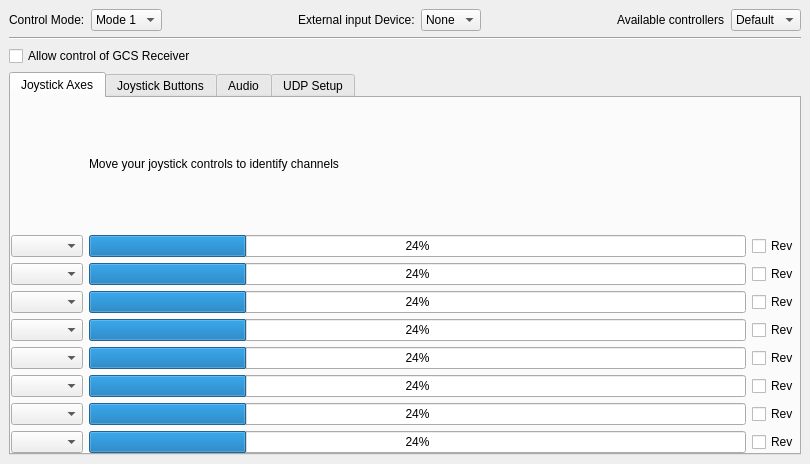
<?xml version="1.0" encoding="UTF-8"?>
<ui version="4.0">
 <class>GCSControlGadgetOptionsPage</class>
 <widget class="QWidget" name="GCSControlGadgetOptionsPage">
  <property name="geometry">
   <rect>
    <x>0</x>
    <y>0</y>
    <width>810</width>
    <height>464</height>
   </rect>
  </property>
  <property name="sizePolicy">
   <sizepolicy hsizetype="Expanding" vsizetype="Expanding">
    <horstretch>0</horstretch>
    <verstretch>0</verstretch>
   </sizepolicy>
  </property>
  <property name="windowTitle">
   <string>Form</string>
  </property>
  <layout class="QVBoxLayout" name="verticalLayout_6">
   <property name="leftMargin">
    <number>0</number>
   </property>
   <property name="topMargin">
    <number>0</number>
   </property>
   <property name="rightMargin">
    <number>0</number>
   </property>
   <property name="bottomMargin">
    <number>0</number>
   </property>
   <item>
    <widget class="QScrollArea" name="scrollArea">
     <property name="frameShape">
      <enum>QFrame::NoFrame</enum>
     </property>
     <property name="frameShadow">
      <enum>QFrame::Plain</enum>
     </property>
     <property name="widgetResizable">
      <bool>true</bool>
     </property>
     <widget class="QWidget" name="scrollAreaWidgetContents_2">
      <property name="geometry">
       <rect>
        <x>0</x>
        <y>0</y>
        <width>810</width>
        <height>464</height>
       </rect>
      </property>
      <layout class="QVBoxLayout" name="verticalLayout">
       <property name="leftMargin">
        <number>0</number>
       </property>
       <property name="topMargin">
        <number>0</number>
       </property>
       <property name="rightMargin">
        <number>0</number>
       </property>
       <property name="bottomMargin">
        <number>0</number>
       </property>
       <item>
        <widget class="QWidget" name="widget" native="true">
         <layout class="QVBoxLayout" name="verticalLayout_4">
          <item>
           <layout class="QHBoxLayout" name="horizontalLayout">
            <item>
             <widget class="QLabel" name="label">
              <property name="text">
               <string>Control Mode:</string>
              </property>
             </widget>
            </item>
            <item>
             <widget class="QComboBox" name="controlsMode">
              <item>
               <property name="text">
                <string>Mode 1</string>
               </property>
              </item>
              <item>
               <property name="text">
                <string>Mode 2</string>
               </property>
              </item>
              <item>
               <property name="text">
                <string>Mode 3</string>
               </property>
              </item>
              <item>
               <property name="text">
                <string>Mode 4</string>
               </property>
              </item>
             </widget>
            </item>
            <item>
             <spacer name="horizontalSpacer">
              <property name="orientation">
               <enum>Qt::Horizontal</enum>
              </property>
              <property name="sizeHint" stdset="0">
               <size>
                <width>40</width>
                <height>20</height>
               </size>
              </property>
             </spacer>
            </item>
            <item>
             <widget class="QLabel" name="label_2">
              <property name="text">
               <string>External input Device:</string>
              </property>
             </widget>
            </item>
            <item>
             <widget class="QComboBox" name="cbExternalDevice">
              <property name="toolTip">
               <string>Only joystick is implemented at this stage, so this control is disabled.</string>
              </property>
              <item>
               <property name="text">
                <string>None</string>
               </property>
              </item>
             </widget>
            </item>
            <item>
             <spacer name="horizontalSpacer_2">
              <property name="orientation">
               <enum>Qt::Horizontal</enum>
              </property>
              <property name="sizeHint" stdset="0">
               <size>
                <width>40</width>
                <height>20</height>
               </size>
              </property>
             </spacer>
            </item>
            <item>
             <widget class="QLabel" name="label_5">
              <property name="text">
               <string>Available controllers</string>
              </property>
             </widget>
            </item>
            <item>
             <widget class="QComboBox" name="AvailableControllerList">
              <property name="enabled">
               <bool>true</bool>
              </property>
              <item>
               <property name="text">
                <string>Default</string>
               </property>
              </item>
             </widget>
            </item>
           </layout>
          </item>
          <item>
           <widget class="Line" name="line">
            <property name="orientation">
             <enum>Qt::Horizontal</enum>
            </property>
           </widget>
          </item>
          <item>
           <widget class="QCheckBox" name="gcsReceiverCB">
            <property name="text">
             <string>Allow control of GCS Receiver</string>
            </property>
           </widget>
          </item>
          <item>
           <widget class="QTabWidget" name="UDPSetup">
            <property name="currentIndex">
             <number>0</number>
            </property>
            <widget class="QWidget" name="tabWidgetPage2">
             <attribute name="title">
              <string>Joystick Axes</string>
             </attribute>
             <layout class="QVBoxLayout" name="verticalLayout_3" stretch="1">
              <property name="leftMargin">
               <number>0</number>
              </property>
              <property name="topMargin">
               <number>0</number>
              </property>
              <property name="rightMargin">
               <number>0</number>
              </property>
              <property name="bottomMargin">
               <number>0</number>
              </property>
              <item>
               <layout class="QGridLayout" name="gridLayout_2">
                <item row="2" column="0">
                 <widget class="QComboBox" name="channel0"/>
                </item>
                <item row="2" column="2">
                 <widget class="QCheckBox" name="revCheckBox_1">
                  <property name="text">
                   <string>Rev</string>
                  </property>
                 </widget>
                </item>
                <item row="3" column="2">
                 <widget class="QCheckBox" name="revCheckBox_2">
                  <property name="text">
                   <string>Rev</string>
                  </property>
                 </widget>
                </item>
                <item row="3" column="0">
                 <widget class="QComboBox" name="channel1"/>
                </item>
                <item row="4" column="0">
                 <widget class="QComboBox" name="channel2"/>
                </item>
                <item row="5" column="0">
                 <widget class="QComboBox" name="channel3"/>
                </item>
                <item row="6" column="0">
                 <widget class="QComboBox" name="channel4"/>
                </item>
                <item row="7" column="0">
                 <widget class="QComboBox" name="channel5"/>
                </item>
                <item row="8" column="0">
                 <widget class="QComboBox" name="channel6"/>
                </item>
                <item row="9" column="0">
                 <widget class="QComboBox" name="channel7"/>
                </item>
                <item row="3" column="1">
                 <widget class="QProgressBar" name="joyCh1">
                  <property name="value">
                   <number>24</number>
                  </property>
                 </widget>
                </item>
                <item row="2" column="1">
                 <widget class="QProgressBar" name="joyCh0">
                  <property name="value">
                   <number>24</number>
                  </property>
                 </widget>
                </item>
                <item row="4" column="1">
                 <widget class="QProgressBar" name="joyCh2">
                  <property name="value">
                   <number>24</number>
                  </property>
                 </widget>
                </item>
                <item row="5" column="1">
                 <widget class="QProgressBar" name="joyCh3">
                  <property name="value">
                   <number>24</number>
                  </property>
                 </widget>
                </item>
                <item row="6" column="1">
                 <widget class="QProgressBar" name="joyCh4">
                  <property name="value">
                   <number>24</number>
                  </property>
                 </widget>
                </item>
                <item row="7" column="1">
                 <widget class="QProgressBar" name="joyCh5">
                  <property name="value">
                   <number>24</number>
                  </property>
                 </widget>
                </item>
                <item row="8" column="1">
                 <widget class="QProgressBar" name="joyCh6">
                  <property name="value">
                   <number>24</number>
                  </property>
                 </widget>
                </item>
                <item row="9" column="1">
                 <widget class="QProgressBar" name="joyCh7">
                  <property name="value">
                   <number>24</number>
                  </property>
                 </widget>
                </item>
                <item row="4" column="2">
                 <widget class="QCheckBox" name="revCheckBox_3">
                  <property name="text">
                   <string>Rev</string>
                  </property>
                 </widget>
                </item>
                <item row="5" column="2">
                 <widget class="QCheckBox" name="revCheckBox_4">
                  <property name="text">
                   <string>Rev</string>
                  </property>
                 </widget>
                </item>
                <item row="6" column="2">
                 <widget class="QCheckBox" name="revCheckBox_5">
                  <property name="text">
                   <string>Rev</string>
                  </property>
                 </widget>
                </item>
                <item row="7" column="2">
                 <widget class="QCheckBox" name="revCheckBox_6">
                  <property name="text">
                   <string>Rev</string>
                  </property>
                 </widget>
                </item>
                <item row="8" column="2">
                 <widget class="QCheckBox" name="revCheckBox_7">
                  <property name="text">
                   <string>Rev</string>
                  </property>
                 </widget>
                </item>
                <item row="9" column="2">
                 <widget class="QCheckBox" name="revCheckBox_8">
                  <property name="text">
                   <string>Rev</string>
                  </property>
                 </widget>
                </item>
                <item row="1" column="1">
                 <widget class="QLabel" name="label_3">
                  <property name="text">
                   <string>Move your joystick controls to identify channels</string>
                  </property>
                 </widget>
                </item>
               </layout>
              </item>
             </layout>
            </widget>
            <widget class="QWidget" name="tab">
             <attribute name="title">
              <string>Joystick Buttons</string>
             </attribute>
             <layout class="QVBoxLayout" name="verticalLayout_2">
              <property name="spacing">
               <number>2</number>
              </property>
              <property name="leftMargin">
               <number>3</number>
              </property>
              <property name="topMargin">
               <number>3</number>
              </property>
              <property name="rightMargin">
               <number>3</number>
              </property>
              <property name="bottomMargin">
               <number>3</number>
              </property>
              <item>
               <widget class="QLabel" name="label_4">
                <property name="sizePolicy">
                 <sizepolicy hsizetype="Preferred" vsizetype="Fixed">
                  <horstretch>0</horstretch>
                  <verstretch>0</verstretch>
                 </sizepolicy>
                </property>
                <property name="text">
                 <string>Press buttons on controller to identify mappings</string>
                </property>
                <property name="alignment">
                 <set>Qt::AlignCenter</set>
                </property>
               </widget>
              </item>
              <item>
               <layout class="QGridLayout" name="gridLayout_3">
                <property name="horizontalSpacing">
                 <number>6</number>
                </property>
                <property name="verticalSpacing">
                 <number>4</number>
                </property>
                <item row="0" column="5">
                 <widget class="QDoubleSpinBox" name="buttonAmount0">
                  <property name="sizePolicy">
                   <sizepolicy hsizetype="Preferred" vsizetype="Fixed">
                    <horstretch>0</horstretch>
                    <verstretch>0</verstretch>
                   </sizepolicy>
                  </property>
                  <property name="decimals">
                   <number>2</number>
                  </property>
                  <property name="minimum">
                   <double>0.000000000000000</double>
                  </property>
                  <property name="maximum">
                   <double>1.000000000000000</double>
                  </property>
                  <property name="singleStep">
                   <double>0.100000000000000</double>
                  </property>
                  <property name="value">
                   <double>0.100000000000000</double>
                  </property>
                 </widget>
                </item>
                <item row="1" column="5">
                 <widget class="QDoubleSpinBox" name="buttonAmount1">
                  <property name="sizePolicy">
                   <sizepolicy hsizetype="Preferred" vsizetype="Fixed">
                    <horstretch>0</horstretch>
                    <verstretch>0</verstretch>
                   </sizepolicy>
                  </property>
                  <property name="decimals">
                   <number>2</number>
                  </property>
                  <property name="minimum">
                   <double>0.000000000000000</double>
                  </property>
                  <property name="maximum">
                   <double>1.000000000000000</double>
                  </property>
                  <property name="singleStep">
                   <double>0.100000000000000</double>
                  </property>
                  <property name="value">
                   <double>0.100000000000000</double>
                  </property>
                 </widget>
                </item>
                <item row="2" column="5">
                 <widget class="QDoubleSpinBox" name="buttonAmount2">
                  <property name="sizePolicy">
                   <sizepolicy hsizetype="Preferred" vsizetype="Fixed">
                    <horstretch>0</horstretch>
                    <verstretch>0</verstretch>
                   </sizepolicy>
                  </property>
                  <property name="decimals">
                   <number>2</number>
                  </property>
                  <property name="minimum">
                   <double>0.000000000000000</double>
                  </property>
                  <property name="maximum">
                   <double>1.000000000000000</double>
                  </property>
                  <property name="singleStep">
                   <double>0.100000000000000</double>
                  </property>
                  <property name="value">
                   <double>0.100000000000000</double>
                  </property>
                 </widget>
                </item>
                <item row="3" column="5">
                 <widget class="QDoubleSpinBox" name="buttonAmount3">
                  <property name="sizePolicy">
                   <sizepolicy hsizetype="Preferred" vsizetype="Fixed">
                    <horstretch>0</horstretch>
                    <verstretch>0</verstretch>
                   </sizepolicy>
                  </property>
                  <property name="decimals">
                   <number>2</number>
                  </property>
                  <property name="minimum">
                   <double>0.000000000000000</double>
                  </property>
                  <property name="maximum">
                   <double>1.000000000000000</double>
                  </property>
                  <property name="singleStep">
                   <double>0.100000000000000</double>
                  </property>
                  <property name="value">
                   <double>0.100000000000000</double>
                  </property>
                 </widget>
                </item>
                <item row="4" column="5">
                 <widget class="QDoubleSpinBox" name="buttonAmount4">
                  <property name="sizePolicy">
                   <sizepolicy hsizetype="Preferred" vsizetype="Fixed">
                    <horstretch>0</horstretch>
                    <verstretch>0</verstretch>
                   </sizepolicy>
                  </property>
                  <property name="decimals">
                   <number>2</number>
                  </property>
                  <property name="minimum">
                   <double>0.000000000000000</double>
                  </property>
                  <property name="maximum">
                   <double>1.000000000000000</double>
                  </property>
                  <property name="singleStep">
                   <double>0.100000000000000</double>
                  </property>
                  <property name="value">
                   <double>0.100000000000000</double>
                  </property>
                 </widget>
                </item>
                <item row="5" column="5">
                 <widget class="QDoubleSpinBox" name="buttonAmount5">
                  <property name="sizePolicy">
                   <sizepolicy hsizetype="Preferred" vsizetype="Fixed">
                    <horstretch>0</horstretch>
                    <verstretch>0</verstretch>
                   </sizepolicy>
                  </property>
                  <property name="decimals">
                   <number>2</number>
                  </property>
                  <property name="minimum">
                   <double>0.000000000000000</double>
                  </property>
                  <property name="maximum">
                   <double>1.000000000000000</double>
                  </property>
                  <property name="singleStep">
                   <double>0.100000000000000</double>
                  </property>
                  <property name="value">
                   <double>0.100000000000000</double>
                  </property>
                 </widget>
                </item>
                <item row="6" column="5">
                 <widget class="QDoubleSpinBox" name="buttonAmount6">
                  <property name="sizePolicy">
                   <sizepolicy hsizetype="Preferred" vsizetype="Fixed">
                    <horstretch>0</horstretch>
                    <verstretch>0</verstretch>
                   </sizepolicy>
                  </property>
                  <property name="decimals">
                   <number>2</number>
                  </property>
                  <property name="minimum">
                   <double>0.000000000000000</double>
                  </property>
                  <property name="maximum">
                   <double>1.000000000000000</double>
                  </property>
                  <property name="singleStep">
                   <double>0.100000000000000</double>
                  </property>
                  <property name="value">
                   <double>0.100000000000000</double>
                  </property>
                 </widget>
                </item>
                <item row="7" column="5">
                 <widget class="QDoubleSpinBox" name="buttonAmount7">
                  <property name="sizePolicy">
                   <sizepolicy hsizetype="Preferred" vsizetype="Fixed">
                    <horstretch>0</horstretch>
                    <verstretch>0</verstretch>
                   </sizepolicy>
                  </property>
                  <property name="decimals">
                   <number>2</number>
                  </property>
                  <property name="minimum">
                   <double>0.000000000000000</double>
                  </property>
                  <property name="maximum">
                   <double>1.000000000000000</double>
                  </property>
                  <property name="singleStep">
                   <double>0.100000000000000</double>
                  </property>
                  <property name="value">
                   <double>0.100000000000000</double>
                  </property>
                 </widget>
                </item>
                <item row="0" column="1">
                 <widget class="QCheckBox" name="buttonInput0">
                  <property name="sizePolicy">
                   <sizepolicy hsizetype="Maximum" vsizetype="Fixed">
                    <horstretch>0</horstretch>
                    <verstretch>0</verstretch>
                   </sizepolicy>
                  </property>
                  <property name="text">
                   <string>button 1</string>
                  </property>
                  <property name="checkable">
                   <bool>true</bool>
                  </property>
                 </widget>
                </item>
                <item row="1" column="1">
                 <widget class="QCheckBox" name="buttonInput1">
                  <property name="sizePolicy">
                   <sizepolicy hsizetype="Maximum" vsizetype="Fixed">
                    <horstretch>0</horstretch>
                    <verstretch>0</verstretch>
                   </sizepolicy>
                  </property>
                  <property name="text">
                   <string>button 2</string>
                  </property>
                  <property name="checkable">
                   <bool>true</bool>
                  </property>
                 </widget>
                </item>
                <item row="7" column="1">
                 <widget class="QCheckBox" name="buttonInput7">
                  <property name="sizePolicy">
                   <sizepolicy hsizetype="Maximum" vsizetype="Fixed">
                    <horstretch>0</horstretch>
                    <verstretch>0</verstretch>
                   </sizepolicy>
                  </property>
                  <property name="text">
                   <string>button 8</string>
                  </property>
                  <property name="checkable">
                   <bool>true</bool>
                  </property>
                 </widget>
                </item>
                <item row="6" column="1">
                 <widget class="QCheckBox" name="buttonInput6">
                  <property name="sizePolicy">
                   <sizepolicy hsizetype="Maximum" vsizetype="Fixed">
                    <horstretch>0</horstretch>
                    <verstretch>0</verstretch>
                   </sizepolicy>
                  </property>
                  <property name="text">
                   <string>button 7</string>
                  </property>
                  <property name="checkable">
                   <bool>true</bool>
                  </property>
                 </widget>
                </item>
                <item row="5" column="1">
                 <widget class="QCheckBox" name="buttonInput5">
                  <property name="sizePolicy">
                   <sizepolicy hsizetype="Maximum" vsizetype="Fixed">
                    <horstretch>0</horstretch>
                    <verstretch>0</verstretch>
                   </sizepolicy>
                  </property>
                  <property name="text">
                   <string>button 6</string>
                  </property>
                  <property name="checkable">
                   <bool>true</bool>
                  </property>
                 </widget>
                </item>
                <item row="4" column="1">
                 <widget class="QCheckBox" name="buttonInput4">
                  <property name="sizePolicy">
                   <sizepolicy hsizetype="Maximum" vsizetype="Fixed">
                    <horstretch>0</horstretch>
                    <verstretch>0</verstretch>
                   </sizepolicy>
                  </property>
                  <property name="text">
                   <string>button 5</string>
                  </property>
                  <property name="checkable">
                   <bool>true</bool>
                  </property>
                 </widget>
                </item>
                <item row="3" column="1">
                 <widget class="QCheckBox" name="buttonInput3">
                  <property name="sizePolicy">
                   <sizepolicy hsizetype="Maximum" vsizetype="Fixed">
                    <horstretch>0</horstretch>
                    <verstretch>0</verstretch>
                   </sizepolicy>
                  </property>
                  <property name="text">
                   <string>button 4</string>
                  </property>
                  <property name="checkable">
                   <bool>true</bool>
                  </property>
                 </widget>
                </item>
                <item row="2" column="1">
                 <widget class="QCheckBox" name="buttonInput2">
                  <property name="sizePolicy">
                   <sizepolicy hsizetype="Maximum" vsizetype="Fixed">
                    <horstretch>0</horstretch>
                    <verstretch>0</verstretch>
                   </sizepolicy>
                  </property>
                  <property name="text">
                   <string>button 3</string>
                  </property>
                  <property name="checkable">
                   <bool>true</bool>
                  </property>
                 </widget>
                </item>
                <item row="0" column="3">
                 <widget class="QComboBox" name="buttonFunction0">
                  <property name="sizePolicy">
                   <sizepolicy hsizetype="Preferred" vsizetype="Fixed">
                    <horstretch>0</horstretch>
                    <verstretch>0</verstretch>
                   </sizepolicy>
                  </property>
                 </widget>
                </item>
                <item row="1" column="3">
                 <widget class="QComboBox" name="buttonFunction1">
                  <property name="sizePolicy">
                   <sizepolicy hsizetype="Preferred" vsizetype="Fixed">
                    <horstretch>0</horstretch>
                    <verstretch>0</verstretch>
                   </sizepolicy>
                  </property>
                 </widget>
                </item>
                <item row="2" column="3">
                 <widget class="QComboBox" name="buttonFunction2">
                  <property name="sizePolicy">
                   <sizepolicy hsizetype="Preferred" vsizetype="Fixed">
                    <horstretch>0</horstretch>
                    <verstretch>0</verstretch>
                   </sizepolicy>
                  </property>
                 </widget>
                </item>
                <item row="3" column="3">
                 <widget class="QComboBox" name="buttonFunction3">
                  <property name="sizePolicy">
                   <sizepolicy hsizetype="Preferred" vsizetype="Fixed">
                    <horstretch>0</horstretch>
                    <verstretch>0</verstretch>
                   </sizepolicy>
                  </property>
                 </widget>
                </item>
                <item row="3" column="2">
                 <widget class="QComboBox" name="buttonAction3">
                  <property name="sizePolicy">
                   <sizepolicy hsizetype="Preferred" vsizetype="Fixed">
                    <horstretch>0</horstretch>
                    <verstretch>0</verstretch>
                   </sizepolicy>
                  </property>
                 </widget>
                </item>
                <item row="2" column="2">
                 <widget class="QComboBox" name="buttonAction2">
                  <property name="sizePolicy">
                   <sizepolicy hsizetype="Preferred" vsizetype="Fixed">
                    <horstretch>0</horstretch>
                    <verstretch>0</verstretch>
                   </sizepolicy>
                  </property>
                 </widget>
                </item>
                <item row="1" column="2">
                 <widget class="QComboBox" name="buttonAction1">
                  <property name="sizePolicy">
                   <sizepolicy hsizetype="Preferred" vsizetype="Fixed">
                    <horstretch>0</horstretch>
                    <verstretch>0</verstretch>
                   </sizepolicy>
                  </property>
                 </widget>
                </item>
                <item row="0" column="2">
                 <widget class="QComboBox" name="buttonAction0">
                  <property name="sizePolicy">
                   <sizepolicy hsizetype="Preferred" vsizetype="Fixed">
                    <horstretch>0</horstretch>
                    <verstretch>0</verstretch>
                   </sizepolicy>
                  </property>
                 </widget>
                </item>
                <item row="4" column="2">
                 <widget class="QComboBox" name="buttonAction4">
                  <property name="sizePolicy">
                   <sizepolicy hsizetype="Preferred" vsizetype="Fixed">
                    <horstretch>0</horstretch>
                    <verstretch>0</verstretch>
                   </sizepolicy>
                  </property>
                 </widget>
                </item>
                <item row="5" column="2">
                 <widget class="QComboBox" name="buttonAction5">
                  <property name="sizePolicy">
                   <sizepolicy hsizetype="Preferred" vsizetype="Fixed">
                    <horstretch>0</horstretch>
                    <verstretch>0</verstretch>
                   </sizepolicy>
                  </property>
                 </widget>
                </item>
                <item row="6" column="2">
                 <widget class="QComboBox" name="buttonAction6">
                  <property name="sizePolicy">
                   <sizepolicy hsizetype="Preferred" vsizetype="Fixed">
                    <horstretch>0</horstretch>
                    <verstretch>0</verstretch>
                   </sizepolicy>
                  </property>
                 </widget>
                </item>
                <item row="7" column="2">
                 <widget class="QComboBox" name="buttonAction7">
                  <property name="sizePolicy">
                   <sizepolicy hsizetype="Preferred" vsizetype="Fixed">
                    <horstretch>0</horstretch>
                    <verstretch>0</verstretch>
                   </sizepolicy>
                  </property>
                 </widget>
                </item>
                <item row="4" column="3">
                 <widget class="QComboBox" name="buttonFunction4">
                  <property name="sizePolicy">
                   <sizepolicy hsizetype="Preferred" vsizetype="Fixed">
                    <horstretch>0</horstretch>
                    <verstretch>0</verstretch>
                   </sizepolicy>
                  </property>
                 </widget>
                </item>
                <item row="5" column="3">
                 <widget class="QComboBox" name="buttonFunction5">
                  <property name="sizePolicy">
                   <sizepolicy hsizetype="Preferred" vsizetype="Fixed">
                    <horstretch>0</horstretch>
                    <verstretch>0</verstretch>
                   </sizepolicy>
                  </property>
                 </widget>
                </item>
                <item row="6" column="3">
                 <widget class="QComboBox" name="buttonFunction6">
                  <property name="sizePolicy">
                   <sizepolicy hsizetype="Preferred" vsizetype="Fixed">
                    <horstretch>0</horstretch>
                    <verstretch>0</verstretch>
                   </sizepolicy>
                  </property>
                 </widget>
                </item>
                <item row="7" column="4">
                 <widget class="QLabel" name="buttonLabel7">
                  <property name="minimumSize">
                   <size>
                    <width>15</width>
                    <height>0</height>
                   </size>
                  </property>
                  <property name="maximumSize">
                   <size>
                    <width>15</width>
                    <height>16777215</height>
                   </size>
                  </property>
                  <property name="text">
                   <string>by</string>
                  </property>
                 </widget>
                </item>
                <item row="7" column="3">
                 <widget class="QComboBox" name="buttonFunction7">
                  <property name="sizePolicy">
                   <sizepolicy hsizetype="Preferred" vsizetype="Fixed">
                    <horstretch>0</horstretch>
                    <verstretch>0</verstretch>
                   </sizepolicy>
                  </property>
                 </widget>
                </item>
                <item row="6" column="4">
                 <widget class="QLabel" name="buttonLabel6">
                  <property name="minimumSize">
                   <size>
                    <width>15</width>
                    <height>0</height>
                   </size>
                  </property>
                  <property name="maximumSize">
                   <size>
                    <width>15</width>
                    <height>16777215</height>
                   </size>
                  </property>
                  <property name="text">
                   <string>by</string>
                  </property>
                 </widget>
                </item>
                <item row="5" column="4">
                 <widget class="QLabel" name="buttonLabel5">
                  <property name="minimumSize">
                   <size>
                    <width>15</width>
                    <height>0</height>
                   </size>
                  </property>
                  <property name="maximumSize">
                   <size>
                    <width>15</width>
                    <height>16777215</height>
                   </size>
                  </property>
                  <property name="text">
                   <string>by</string>
                  </property>
                 </widget>
                </item>
                <item row="4" column="4">
                 <widget class="QLabel" name="buttonLabel4">
                  <property name="minimumSize">
                   <size>
                    <width>15</width>
                    <height>0</height>
                   </size>
                  </property>
                  <property name="maximumSize">
                   <size>
                    <width>15</width>
                    <height>16777215</height>
                   </size>
                  </property>
                  <property name="text">
                   <string>by</string>
                  </property>
                 </widget>
                </item>
                <item row="3" column="4">
                 <widget class="QLabel" name="buttonLabel3">
                  <property name="minimumSize">
                   <size>
                    <width>15</width>
                    <height>0</height>
                   </size>
                  </property>
                  <property name="maximumSize">
                   <size>
                    <width>15</width>
                    <height>16777215</height>
                   </size>
                  </property>
                  <property name="text">
                   <string>by</string>
                  </property>
                 </widget>
                </item>
                <item row="2" column="4">
                 <widget class="QLabel" name="buttonLabel2">
                  <property name="minimumSize">
                   <size>
                    <width>15</width>
                    <height>0</height>
                   </size>
                  </property>
                  <property name="maximumSize">
                   <size>
                    <width>15</width>
                    <height>16777215</height>
                   </size>
                  </property>
                  <property name="text">
                   <string>by</string>
                  </property>
                 </widget>
                </item>
                <item row="1" column="4">
                 <widget class="QLabel" name="buttonLabel1">
                  <property name="minimumSize">
                   <size>
                    <width>15</width>
                    <height>0</height>
                   </size>
                  </property>
                  <property name="maximumSize">
                   <size>
                    <width>15</width>
                    <height>16777215</height>
                   </size>
                  </property>
                  <property name="text">
                   <string>by</string>
                  </property>
                 </widget>
                </item>
                <item row="0" column="4">
                 <widget class="QLabel" name="buttonLabel0">
                  <property name="minimumSize">
                   <size>
                    <width>15</width>
                    <height>0</height>
                   </size>
                  </property>
                  <property name="maximumSize">
                   <size>
                    <width>15</width>
                    <height>16777215</height>
                   </size>
                  </property>
                  <property name="text">
                   <string>by</string>
                  </property>
                 </widget>
                </item>
               </layout>
              </item>
             </layout>
            </widget>
            <widget class="QWidget" name="tabWidgetPage3">
             <attribute name="title">
              <string>Audio</string>
             </attribute>
             <layout class="QVBoxLayout" name="verticalLayout_5">
              <property name="leftMargin">
               <number>0</number>
              </property>
              <property name="topMargin">
               <number>0</number>
              </property>
              <property name="rightMargin">
               <number>0</number>
              </property>
              <property name="bottomMargin">
               <number>0</number>
              </property>
              <item>
               <widget class="QLabel" name="telemetryLabel">
                <property name="text">
                 <string>Audio: soundcard-based PPM decoding for trainer port. Not implemented yet.</string>
                </property>
               </widget>
              </item>
              <item>
               <spacer name="verticalSpacer">
                <property name="orientation">
                 <enum>Qt::Vertical</enum>
                </property>
                <property name="sizeHint" stdset="0">
                 <size>
                  <width>20</width>
                  <height>276</height>
                 </size>
                </property>
               </spacer>
              </item>
             </layout>
            </widget>
            <widget class="QWidget" name="UDPSetup_2">
             <attribute name="title">
              <string>UDP Setup</string>
             </attribute>
             <widget class="QGroupBox" name="groupBox">
              <property name="geometry">
               <rect>
                <x>20</x>
                <y>20</y>
                <width>301</width>
                <height>71</height>
               </rect>
              </property>
              <property name="title">
               <string>UDP Port Configuration</string>
              </property>
              <layout class="QHBoxLayout" name="horizontalLayout_2">
               <item>
                <widget class="QLabel" name="label_7">
                 <property name="text">
                  <string>Host:</string>
                 </property>
                </widget>
               </item>
               <item>
                <widget class="QLineEdit" name="udp_host">
                 <property name="maximumSize">
                  <size>
                   <width>120</width>
                   <height>16777215</height>
                  </size>
                 </property>
                 <property name="text">
                  <string>127.0.0.1</string>
                 </property>
                </widget>
               </item>
               <item>
                <widget class="QLabel" name="label_6">
                 <property name="text">
                  <string>Port:</string>
                 </property>
                </widget>
               </item>
               <item>
                <widget class="QLineEdit" name="udp_port">
                 <property name="maximumSize">
                  <size>
                   <width>50</width>
                   <height>16777215</height>
                  </size>
                 </property>
                 <property name="text">
                  <string>2323</string>
                 </property>
                </widget>
               </item>
              </layout>
             </widget>
            </widget>
           </widget>
          </item>
         </layout>
        </widget>
       </item>
      </layout>
     </widget>
    </widget>
   </item>
  </layout>
 </widget>
 <resources/>
 <connections/>
</ui>
